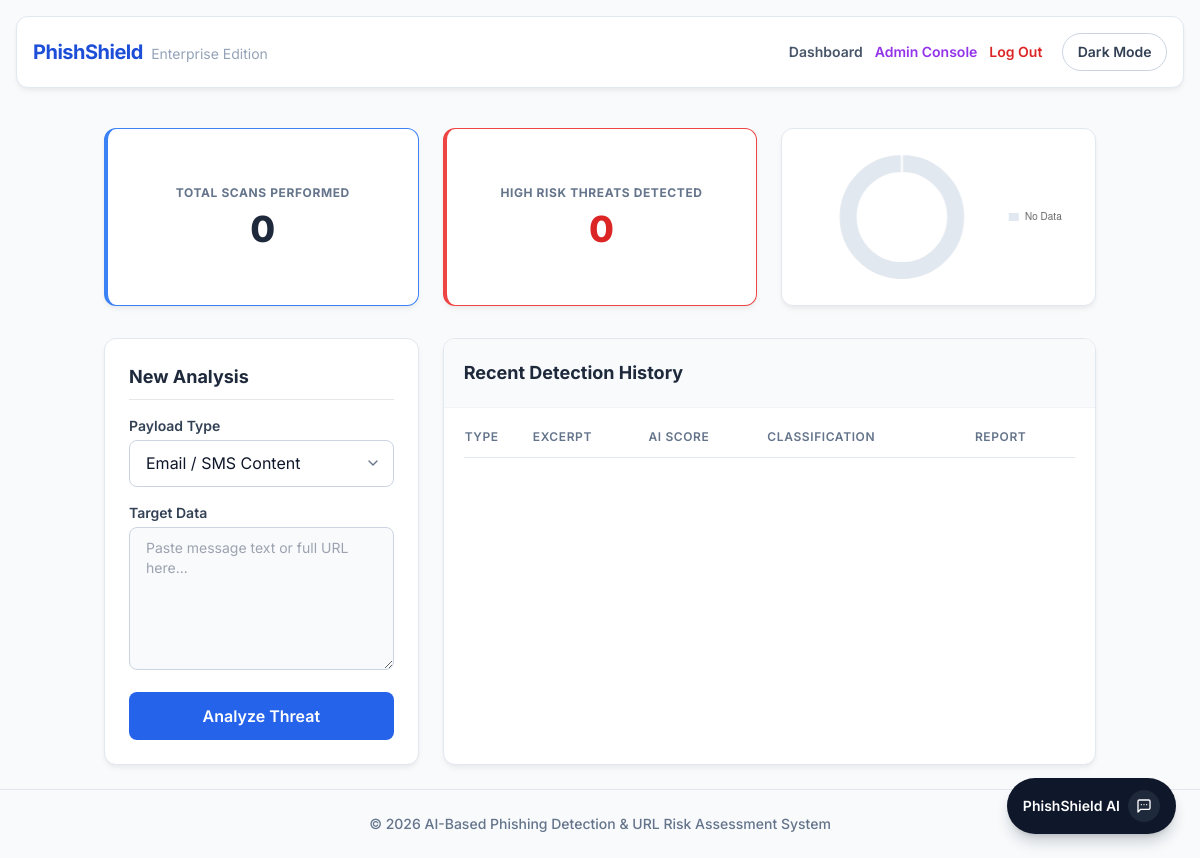
The page /dashboard (signed in) on the database as committed earlier.
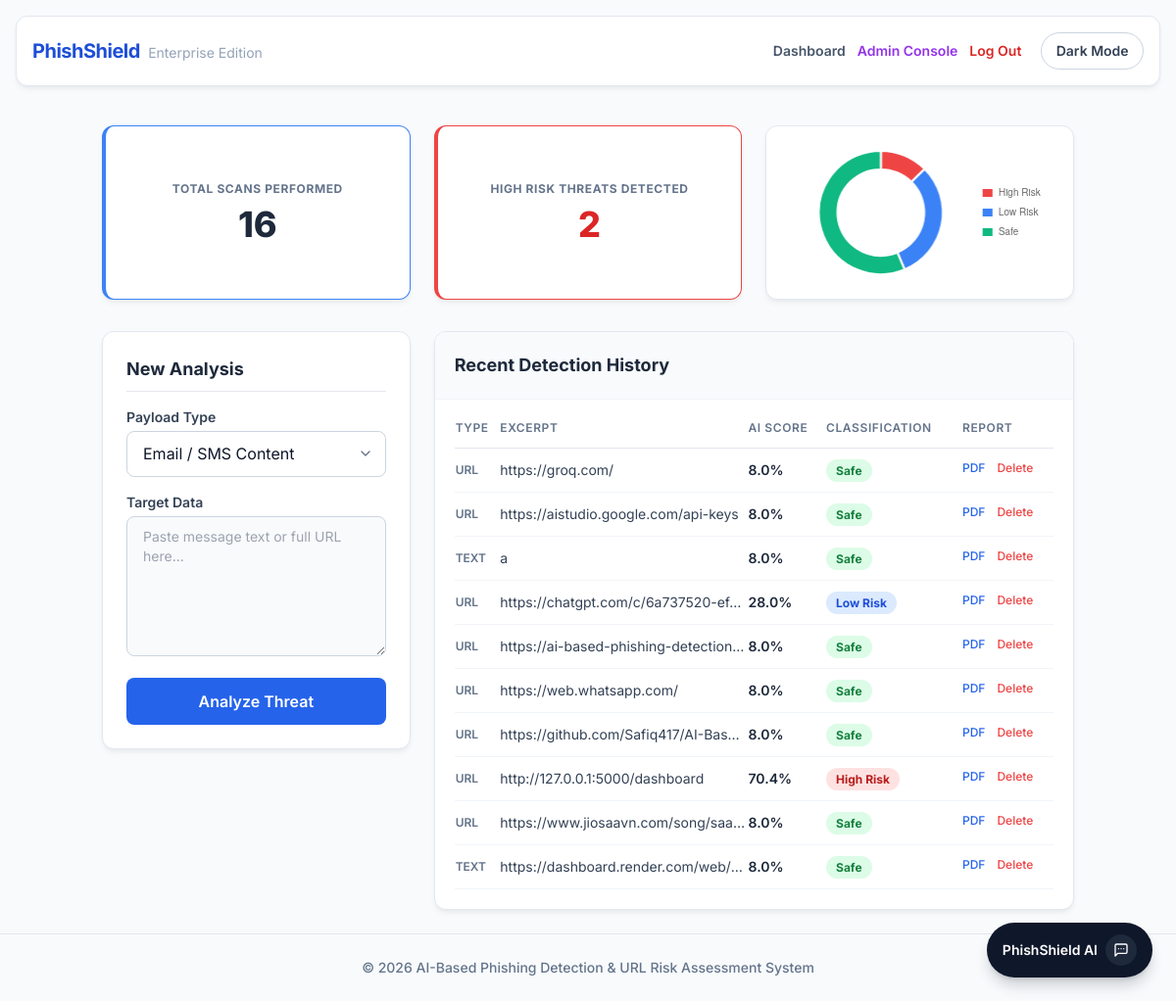
The same page on the database as committed later.
### tables this page shows
CREATE TABLE history (
            id INTEGER PRIMARY KEY AUTOINCREMENT,
            user_id INTEGER,
            input_type TEXT,
            content TEXT,
            score REAL,
            risk_level TEXT,
            timestamp DATETIME DEFAULT CURRENT_TIMESTAMP,
            FOREIGN KEY(user_id) REFERENCES users(id)
        );

### app.py (the view, shortened to what this page needs)
@app.route('/dashboard', methods=['GET', 'POST'])
def dashboard():
    if 'user_id' not in session:
        return redirect(url_for('login'))
    conn = sqlite3.connect(DB_PATH)
    c = conn.cursor()
    c.execute("SELECT COUNT(*) FROM history WHERE user_id = ?", (session['user_id'],))
    total_scans = c.fetchone()[0]
    c.execute("SELECT COUNT(*) FROM history WHERE user_id = ? AND risk_level IN ('High Risk', 'Critical')", (session['user_id'],))
    total_threats = c.fetchone()[0]
    c.execute("SELECT * FROM history WHERE user_id = ? ORDER BY timestamp DESC LIMIT 10", (session['user_id'],))
    user_history = c.fetchall()
    c.execute("SELECT risk_level, COUNT(*) FROM history WHERE user_id = ? GROUP BY risk_level", (session['user_id'],))
    chart_data = dict(c.fetchall())
    conn.close()
    return render_template('dashboard.html', total_scans=total_scans, total_threats=total_threats, history=user_history, chart_data=chart_data)

### templates/dashboard.html (shortened to what this page needs)
{% extends 'layout.html' %}
{% block content %}
<div class="grid grid-cols-1 lg:grid-cols-3 gap-6 mb-8">
    <div class="card p-6 flex flex-col justify-center items-center border-l-4 border-blue-500">
        <span class="text-xs font-bold uppercase tracking-wider text-slate-500">Total Scans Performed</span>
        <span class="text-4xl font-extrabold text-slate-800 mt-2">{{ total_scans }}</span>
    </div>
    <div class="card p-6 flex flex-col justify-center items-center border-l-4 border-red-500">
        <span class="text-xs font-bold uppercase tracking-wider text-slate-500">High Risk Threats Detected</span>
        <span class="text-4xl font-extrabold text-red-600 mt-2">{{ total_threats }}</span>
    </div>
    <div class="card p-6 flex justify-center items-center">
        <div class="w-full h-32 relative">
            <canvas id="riskDistributionChart"></canvas>
        </div>
    </div>
</div>
<div class="grid grid-cols-1 lg:grid-cols-3 gap-6">
    <div class="lg:col-span-1 card p-6 h-fit">
        <h3 class="text-lg font-bold mb-4 text-slate-800 border-b pb-2">New Analysis</h3>
        <form action="{{ url_for('dashboard') }}" method="POST" class="space-y-4" onsubmit="return validatePayload()">
            <div>
                <label class="block text-sm font-semibold text-slate-700 mb-1" for="payloadTypeButton">Payload Type</label>
                <div class="relative">
                    <button id="payloadTypeButton" type="button" aria-haspopup="listbox" aria-expanded="false" aria-labelledby="payloadTypeLabel" class="input-field payload-select-button flex w-full items-center justify-between pr-3 text-left bg-white dark:bg-slate-950">
                        <span id="payloadTypeLabel" class="truncate payload-select-label">Email / SMS Content</span>
                        <svg xmlns="http://www.w3.org/2000/svg" viewBox="0 0 24 24" class="h-4 w-4 text-slate-500 transition-transform duration-200" fill="none" stroke="currentColor" stroke-width="2" stroke-linecap="round" stroke-linejoin="round">
                            <polyline points="6 9 12 15 18 9"></polyline>
                        </svg>
                    </button>
                </div>
            </div>
            <div>
                <label class="block text-sm font-semibold text-slate-700 mb-1">Target Data</label>
                <textarea name="content" rows="6" required class="input-field text-sm" placeholder="Paste message text or full URL here..."></textarea>
            </div>
            <button type="submit" class="btn-primary">Analyze Threat</button>
        </form>
    </div>
    <div class="lg:col-span-2 card p-0 overflow-hidden">
        <div class="p-5 border-b border-slate-100 bg-slate-50">
            <h3 class="text-lg font-bold text-slate-800">Recent Detection History</h3>
        </div>
        <div class="overflow-x-auto p-5">
            <table class="w-full text-left text-sm">
                <thead>
                    <tr class="text-slate-500 uppercase text-xs tracking-wider border-b border-slate-200">
                        <th class="pb-3 font-semibold">Type</th>
                        <th class="pb-3 font-semibold">Excerpt</th>
                        <th class="pb-3 font-semibold">AI Score</th>
                        <th class="pb-3 font-semibold">Classification</th>
                        <th class="pb-3 font-semibold">Report</th>
                    </tr>
                </thead>
                <tbody class="text-slate-700">
                    {% for row in history %}
                    <tr class="border-b border-slate-100 hover:bg-slate-50 transition">
                        <td class="py-3 uppercase font-semibold text-xs text-slate-500">{{ row[2] }}</td>
                        <td class="py-3 truncate max-w-[200px]" title="{{ row[3] }}">{{ row[3] }}</td>
                        <td class="py-3 font-semibold text-slate-800">{{ "%.1f"|format(row[4]) }}%</td>
                        <td class="py-3">
                            <span class="px-2.5 py-1 rounded-full text-xs font-bold
                            {% if row[5] == 'Safe' %} bg-green-100 text-green-700
                            {% elif row[5] == 'Low Risk' %} bg-blue-100 text-blue-700
                            {% elif row[5] == 'Medium Risk' %} bg-yellow-100 text-yellow-700
                            {% else %} bg-red-100 text-red-700 {% endif %}">
                                {{ row[5] }}
                            </span>
                        </td>
                        <td class="py-3 flex gap-3">
    <a href="{{ url_for('export_report', history_id=row[0]) }}" class="text-blue-600 font-medium hover:underline text-xs">PDF</a>
    <a href="{{ url_for('delete_history', id=row[0]) }}" class="text-red-500 font-medium hover:underline text-xs" onclick="return confirm('Delete this scan?')">Delete</a>
</td>
                    </tr>
                    {% endfor %}
                </tbody>
            </table>
        </div>
    </div>
</div>
<div id="phishshieldChatWidget" class="fixed right-4 bottom-4 z-50 flex flex-col items-end sm:right-6 sm:bottom-6">
    <button id="chatToggleBtn" type="button" aria-expanded="false" aria-controls="chatPanel" class="group inline-flex items-center gap-2 rounded-full bg-slate-900 px-4 py-3 text-sm font-semibold text-white shadow-lg shadow-slate-900/20 transition hover:bg-slate-700 focus:outline-none focus:ring-2 focus:ring-blue-500 dark:bg-slate-100 dark:text-slate-900 dark:hover:bg-slate-200">
        <span>PhishShield AI</span>
        <span class="inline-flex h-8 w-8 items-center justify-center rounded-full bg-slate-800 text-white transition group-hover:bg-slate-700 dark:bg-slate-900 dark:text-slate-100 dark:group-hover:bg-slate-800">
            <svg xmlns="http://www.w3.org/2000/svg" viewBox="0 0 24 24" class="h-4 w-4" fill="none" stroke="currentColor" stroke-width="2" stroke-linecap="round" stroke-linejoin="round">
                <path d="M8 10h.01M12 10h.01M16 10h.01" />
                <path d="M21 15a2 2 0 0 1-2 2H7l-4 4V5a2 2 0 0 1 2-2h14a2 2 0 0 1 2 2z" />
            </svg>
        </span>
    </button>
</div>
{% endblock %}

### templates/layout.html (shortened to what this page needs)
<!DOCTYPE html>
<html lang="en">
<head>
    <script src="https://cdn.tailwindcss.com"></script>
</head>
<body class="min-h-screen flex flex-col justify-between">
    <nav class="card mx-4 my-4 p-4 flex flex-col md:flex-row justify-between items-start md:items-center gap-4">
        <a href="#" class="text-xl font-bold tracking-tight text-blue-700">
            PhishShield <span class="text-slate-400 font-normal ml-1 text-sm tracking-normal">Enterprise Edition</span>
        </a>
        <div class="flex flex-col sm:flex-row sm:items-center sm:space-x-5 space-y-3 sm:space-y-0 text-sm font-semibold">
            {% if session.get('user_id') %}
                <div class="flex flex-wrap gap-3 items-center">
                    <a href="{{ url_for('dashboard') }}" class="text-slate-600 hover:text-blue-600 transition">Dashboard</a>
                    {% if session.get('role') == 'admin' %}
                        <a href="{{ url_for('admin_panel') }}" class="text-purple-600 hover:text-purple-700 transition">Admin Console</a>
                    {% endif %}
                    <a href="{{ url_for('logout') }}" class="text-red-600 hover:text-red-700 transition">Log Out</a>
                </div>
            {% else %}
                <div class="flex flex-wrap gap-3 items-center">
                    <a href="{{ url_for('login') }}" class="text-slate-600 hover:text-blue-600 transition">Login</a>
                    <a href="{{ url_for('register') }}" class="text-slate-600 hover:text-blue-600 transition">Register</a>
                </div>
            {% endif %}
            <button type="button" id="themeToggle" class="theme-toggle-btn" aria-label="Toggle theme">Theme</button>
        </div>
    </nav>
    <main class="flex-grow container mx-auto px-4 py-6">
        {% block content %}{% endblock %}
    </main>
    <footer class="text-center p-6 border-t border-slate-200 text-sm text-slate-500 font-medium">
        &copy; 2026 AI-Based Phishing Detection & URL Risk Assessment System
    </footer>
</body>
</html>

### templates/layout.html (style rules this page uses)
:root { --bg: #f8fafc; --text: #334155; --muted: #64748b; --card: #ffffff; --surface: #f8fafc; --border: #e2e8f0; --input-bg: #f8fafc; --input-border: #cbd5e1; --input-text: #0f172a; --nav-bg: #ffffff; --footer-bg: #ffffff; --alert-success-bg: #ecfdf5; --alert-success-text: #166534; --alert-success-border: #d1fae5; --alert-danger-bg: #fef2f2; --alert-danger-text: #991b1b; --alert-danger-border: #fecaca; --toggle-bg: transparent; --toggle-border: #cbd5e1; --toggle-text: #334155; }
body { background-color: var(--bg); color: var(--text); font-family: 'Inter', sans-serif; }
.card { background-color: var(--card); border-radius: 0.75rem; box-shadow: 0 4px 6px -1px rgba(0, 0, 0, 0.05), 0 2px 4px -1px rgba(0, 0, 0, 0.03); border: 1px solid var(--border); }
.input-field { width: 100%; padding: 0.65rem 1rem; border-radius: 0.5rem; border: 1px solid var(--input-border); background-color: var(--input-bg); color: var(--input-text); transition: all 0.2s ease; }
.btn-primary { background-color: #2563eb; color: #ffffff; font-weight: 600; padding: 0.75rem 1rem; border-radius: 0.5rem; transition: background-color 0.2s ease, transform 0.1s ease; text-align: center; display: inline-block; width: 100%; }
.theme-toggle-btn { border: 1px solid var(--toggle-border); background-color: var(--toggle-bg); color: var(--toggle-text); border-radius: 9999px; padding: 0.5rem 0.9rem; font-size: 0.875rem; font-weight: 600; transition: background-color 0.2s ease, border-color 0.2s ease, color 0.2s ease; }

### templates/dashboard.html (style rules this page uses)
.payload-select-button { color: #0f172a; background-color: #ffffff; border-color: #cbd5e1; box-shadow: none; }
.payload-select-button span, .payload-select-label, .payload-option { color: #0f172a !important; }
.payload-select-button svg { color: #64748b; }
html:not(.theme-dark) .payload-select-button, html:not(.theme-dark) .payload-select-button span, html:not(.theme-dark) .payload-select-label { color: #0f172a !important; }

Rows that differ between the two databases and show on the page:
added history: input_type "URL", content "https://groq.com/", score "8.0", risk_level "Safe"
added history: input_type "URL", content "https://aistudio.google.com/api-keys", score "8.0", risk_level "Safe"
added history: input_type "TEXT", content "a", score "8.0", risk_level "Safe"
added history: input_type "URL", content "https://chatgpt.com/c/6a737520-ef…", score "28.0", risk_level "Low Risk"
added history: input_type "URL", content "https://ai-based-phishing-detection…", score "8.0", risk_level "Safe"
added history: input_type "URL", content "https://web.whatsapp.com/", score "8.0", risk_level "Safe"
added history: input_type "URL", content "https://github.com/Safiq417/AI-Bas…", score "8.0", risk_level "Safe"
added history: input_type "URL", content "http://127.0.0.1:5000/dashboard", score "70.4", risk_level "High Risk"
added history: input_type "URL", content "https://www.jiosaavn.com/song/saa…", score "8.0", risk_level "Safe"
added history: input_type "TEXT", content "https://dashboard.render.com/web/…", score "8.0", risk_level "Safe"
Other text that changed with them:
{{ total_scans }}: "0" → "16"
{{ total_threats }}: "0" → "2"
chart data {{ (chart_data or {})|tojson }}: {} → {"High Risk": 2, "Low Risk": 5, "Safe": 9}
